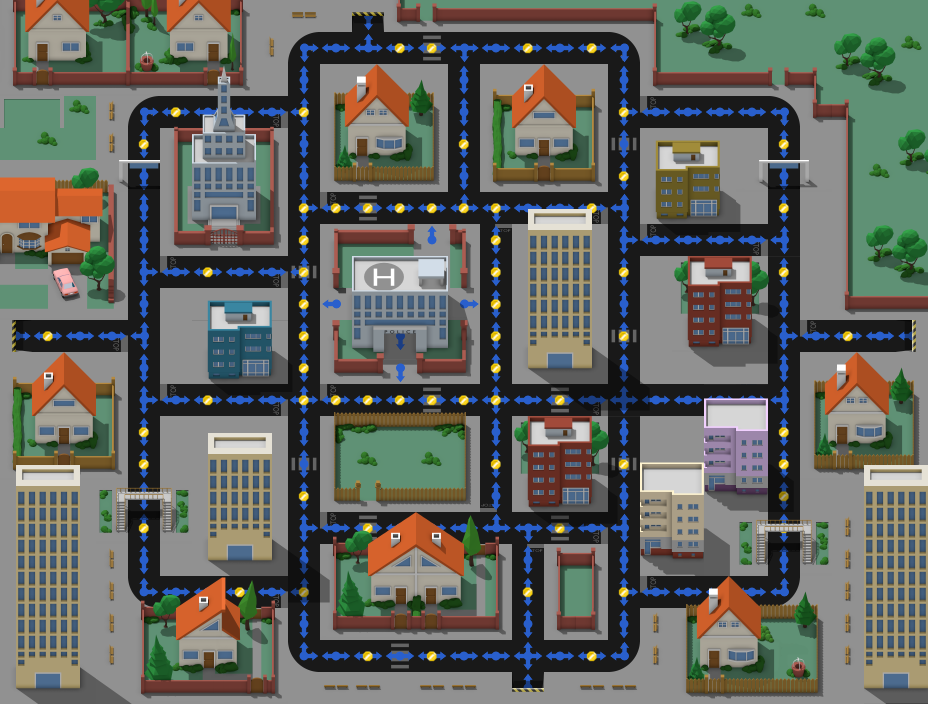

This is a level from a 2D game, rendered from its Tiled map with the project's own tilesets. A one-line summary and the map file follow, with tile-layer data summarised:
An orthogonal 29x22 tile map with 32x32 px tiles, 4 tile layers (Background, Path, dots, overlay), 3 tilesets and 13 objects (4x teleport, 4x pill, red_enemy, blue_enemy, green_enemy, ...).

<map version="1.0" orientation="orthogonal" renderorder="right-down" width="29" height="22" tilewidth="32" tileheight="32" nextobjectid="14">
 <tileset firstgid="1" name="metatiles" tilewidth="32" tileheight="32" tilecount="20" columns="5">
  <image source="../img/map/metatiles.png" width="160" height="128" />
  <tile id="0">
   <properties>
    <property name="direction" value="1110" />
   </properties>
  </tile>
  <tile id="1">
   <properties>
    <property name="direction" value="0111" />
   </properties>
  </tile>
  <tile id="2">
   <properties>
    <property name="direction" value="1011" />
   </properties>
  </tile>
  <tile id="3">
   <properties>
    <property name="direction" value="1101" />
   </properties>
  </tile>
  <tile id="4">
   <properties>
    <property name="direction" value="1111" />
   </properties>
  </tile>
  <tile id="5">
   <properties>
    <property name="direction" value="1100" />
   </properties>
  </tile>
  <tile id="6">
   <properties>
    <property name="direction" value="0110" />
   </properties>
  </tile>
  <tile id="7">
   <properties>
    <property name="direction" value="0011" />
   </properties>
  </tile>
  <tile id="8">
   <properties>
    <property name="direction" value="1001" />
   </properties>
  </tile>
  <tile id="9">
   <properties>
    <property name="direction" value="1010" />
   </properties>
  </tile>
  <tile id="10">
   <properties>
    <property name="direction" value="1000" />
   </properties>
  </tile>
  <tile id="11">
   <properties>
    <property name="direction" value="0100" />
   </properties>
  </tile>
  <tile id="12">
   <properties>
    <property name="direction" value="0010" />
   </properties>
  </tile>
  <tile id="13">
   <properties>
    <property name="direction" value="0001" />
   </properties>
  </tile>
  <tile id="14">
   <properties>
    <property name="direction" value="0101" />
   </properties>
  </tile>
  <tile id="15">
   <properties>
    <property name="direction" value="0000" />
    <property name="type" value="solid" />
   </properties>
  </tile>
 </tileset>
 <tileset firstgid="21" name="case" tilewidth="32" tileheight="32" tilecount="616" columns="8">
  <image source="../img/map/casetiles.png" width="256" height="2464" />
 </tileset>
 <tileset firstgid="637" name="strade" tilewidth="32" tileheight="32" tilecount="52" columns="4">
  <image source="../img/map/stradatiles.png" width="128" height="416" />
 </tileset>
 <layer name="Background" width="29" height="22">
  <properties>
   <property name="preRender" value="false" />
  </properties>
  <data>[638 cells, 638 non-empty, 272 distinct tile ids]</data>
 </layer>
 <layer name="Path" width="29" height="22">
  <data>[638 cells, 179 non-empty, 15 distinct tile ids]</data>
 </layer>
 <layer name="dots" width="29" height="22">
  <data>[638 cells, 64 non-empty, 1 distinct tile ids]</data>
 </layer>
 <objectgroup name="Enemies">
  <object id="1" name="enemy" type="red_enemy" gid="18" x="320" y="320" width="32" height="32">
   <properties>
    <property name="behavior" value="random" />
    <property name="delay" value="1000" />
    <property name="keepAlive" value="true" />
   </properties>
  </object>
  <object id="2" name="enemy" type="blue_enemy" gid="18" x="416" y="256" width="32" height="32">
   <properties>
    <property name="behavior" value="chase" />
    <property name="delay" value="2000" />
    <property name="keepAlive" value="true" />
   </properties>
  </object>
  <object id="3" name="enemy" type="green_enemy" gid="18" x="448" y="320" width="32" height="32">
   <properties>
    <property name="behavior" value="random" />
    <property name="delay" value="2000" />
   </properties>
  </object>
  <object id="4" name="enemy" type="magenta_enemy" gid="18" x="384" y="352" width="32" height="32">
   <properties>
    <property name="behavior" value="chase" />
    <property name="keepAlive" value="true" />
   </properties>
  </object>
 </objectgroup>
 <objectgroup name="Entities">
  <object id="5" name="teleport" gid="20" x="352" y="32" width="32" height="32">
   <properties>
    <property name="destination" value="2" />
    <property name="id" value="1" />
   </properties>
  </object>
  <object id="6" name="teleport" gid="20" x="512" y="704" width="32" height="32">
   <properties>
    <property name="destination" value="1" />
    <property name="id" value="2" />
   </properties>
  </object>
  <object id="7" name="player" gid="19" x="480" y="416" width="32" height="32" />
  <object id="8" name="teleport" gid="20" x="0" y="352" width="32" height="32">
   <properties>
    <property name="destination" value="3" />
    <property name="id" value="4" />
   </properties>
  </object>
  <object id="9" name="teleport" gid="20" x="896" y="352" width="32" height="32">
   <properties>
    <property name="destination" value="4" />
    <property name="id" value="3" />
   </properties>
  </object>
 </objectgroup>
 <objectgroup name="powerup">
  <object id="10" name="pill" gid="17" x="288" y="672" width="32" height="32" />
  <object id="11" name="pill" gid="17" x="608" y="64" width="32" height="32" />
  <object id="12" name="pill" gid="17" x="576" y="544" width="32" height="32" />
  <object id="13" name="pill" gid="17" x="128" y="128" width="32" height="32" />
 </objectgroup>
 <layer name="overlay" width="29" height="22">
  <data>[638 cells, 123 non-empty, 93 distinct tile ids]</data>
 </layer>
</map>
